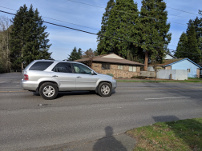
#> input picture im3.jpg, 202 x 151 px
$ python Image_stitch.py im3.jpg im4.jpg out.png
#> lines starting #> are read from the running program, lines starting #| are printed output that depends on the picture; after the words box and inside, x2 and y2 are one past the last pixel; in counts of white or black regions, pixels touching at a corner belong together
#David Poole CS410p Computer Vision winter 2020 homework 2
import cv2 as cv
import sys
import numpy as np
import random

def ex_find_homography_ransac(list_pairs_matched_keypoints, threshold_ratio_inliers=0.85, threshold_reprojtion_error=3,
                              max_num_trial=1000):
    '''
    Apply RANSAC algorithm to find a homography transformation matrix that align 2 sets of feature points, transform the first set of feature point to the second (e.g. warp image 1 to image 2)
    :param list_pairs_matched_keypoints: has the format as a list of pairs of matched points: [[[p1x,p1y],[p2x,p2y]],....]
    :param threshold_ratio_inliers: threshold on the ratio of inliers over the total number of samples, accept the estimated homography if ratio is higher than the threshold
    :param threshold_reprojtion_error: threshold of reprojection error (measured as euclidean distance, in pixels) to determine whether a sample is inlier or outlier
    :param max_num_trial: the maximum number of trials to do take sample and do testing to find the best homography matrix
    :return best_H: the best found homography matrix
    '''

    best_H = None
    most_inliers = []
    # Loop large number of times
    for i in range(0, max_num_trial):
        # Randomly select 4 corresponding points (total 8)
        size = len(list_pairs_matched_keypoints)
        lst = []
        while len(lst) < 4:
            r = random.randrange(size)
            if list_pairs_matched_keypoints[r] not in lst:
                lst.append(list_pairs_matched_keypoints[r])


        A =  []
        for j in range(4):
           x_1 = lst[j][0][0]
           y_1 = lst[j][0][1]
           x_2 = lst[j][1][0]
           y_2 = lst[j][1][1]

           r_a = np.asarray([x_1, y_1, 1., 0, 0, 0, -x_1 * x_2, -y_1 * x_2, -x_2]) ##
           r_b = np.asarray([0, 0, 0, x_1, y_1, 1., -x_1 * y_2, -y_1 * y_2, -y_2])
           A.append(r_a)
           A.append(r_b)

        A = np.asarray(A)

        U, S, V = np.linalg.svd(np.array(A, np.float32))
        curr_H = V[-1, :].reshape(3, 3)
        curr_inliers = []
        for k in range(len(list_pairs_matched_keypoints)):
            distance = calculateEuclidianD(list_pairs_matched_keypoints[k],curr_H)
            if distance < threshold_reprojtion_error:
                curr_inliers.append(list_pairs_matched_keypoints[k])

        if len(curr_inliers) > len(list_pairs_matched_keypoints) * threshold_ratio_inliers:
            best_H = curr_H
            return best_H
        else:
            if(len(curr_inliers)>len(most_inliers)):
                best_H = curr_H
                most_inliers = curr_inliers

    return best_H
def calculateEuclidianD(keypoint_mathes,H):

    x_1 = keypoint_mathes[0][0]
    y_1 = keypoint_mathes[0][1]
    x_2 = keypoint_mathes[1][0]
    y_2 = keypoint_mathes[1][1]

    p1 = np.transpose(np.matrix([x_1,y_1,1]))
    estimate1 = np.dot(H,p1)
    estimate1 = (1/estimate1.item(2))*estimate1


    p2 = np.transpose(np.matrix([x_2,y_2,1]))

    error = np.linalg.norm(p2-estimate1)

    return error
def ex_extract_and_match_feature(img_1, img_2, ratio_robustness=0.7):
    '''
    1/ extract SIFT feature from image 1 and image 2,
    2/ use a bruteforce search to find pairs of matched features: for each feature point in img_1, find its best matched feature point in img_2
    3/ apply ratio test to select the set of robust matched points
    :param img_1: input image 1
    :param img_2: input image 2
    :param ratio_robustness: ratio for the robustness test
    :return list_pairs_matched_keypoints: has the format as list of pairs of matched points: [[[p1x,p1y],[p2x,p2y]]]
    '''
    # ==============================
    # ===== 1/ extract features from input image 1 and image 2
    # ==============================
    # extract image 1
    gray_img_1 = cv.cvtColor(img_1, cv.COLOR_BGR2GRAY)
    gray_img_2 = cv.cvtColor(img_2, cv.COLOR_BGR2GRAY)
    sift = cv.xfeatures2d.SIFT_create()
    kp1,des1 = sift.detectAndCompute(gray_img_1, None)
    kp2,des2= sift.detectAndCompute(gray_img_2, None)

    # ==============================
    # ===== 2/ use bruteforce search to find a list of pairs of matched feature points
    # ==============================
    list_pairs_matched_keypoints = []
    for x in range(des1.shape[0]):
        closest1 = 10000
        closest2 = 100000
        match_index = -1
        for y in range(des2.shape[0]):
            distance =  np.linalg.norm(des1[x] - des2[y]) # will be faster
            if (distance < closest2):
                if distance < closest1:
                    closest2 = closest1
                    closest1 = distance
                    match_index = y
                else:
                    closest2 = distance

        if closest1 / closest2 < ratio_robustness:
            list_pairs_matched_keypoints.append([[kp1[x].pt[0],kp1[x].pt[1]],
                                                 [kp2[match_index].pt[0],kp2[match_index].pt[1]]])

    return list_pairs_matched_keypoints
def ex_warp_blend_crop_image(img_1, H_1, img_2):
    '''
    1/ warp image img_1 using the homography H_1 to align it with image img_2 (using backward warping and bilinear resampling)
    2/ stitch image img_1 to image img_2 and apply average blending to blend the 2 images into a single panorama image
    3/ find the best bounding box for the resulting stitched image
    :param img_1:
    :param H_1:
    :param img_2:
    :return img_panorama: resulting panorama image
    '''

    img_panorama = None
    # =====  use a backward warping algorithm to warp the source
    # 1/ to do so, we first create the inverse transform; 2/ use bilinear interpolation for resampling
    # to be completed ...
    inv_h = np.linalg.inv(H_1)
    h = img_2.shape[0]*3
    w = img_2.shape[1]*3
    img_panorama = np.zeros((h,w,3))

    left_bottom_corner = []
    left_top_corner = []
    mask = np.zeros((h,w,1))
    crop_mask = np.zeros((h,w,1))
    for x in range (0,w):
        for y in range(0,h):
            destination_cor_h = np.dot(inv_h,np.asarray([x-img_2.shape[1],y-img_2.shape[0],1]))
            source_cor_h = (1/destination_cor_h[2])* destination_cor_h
            source_cor_u, source_cor_v = source_cor_h[0], source_cor_h[1]
            if img_1.shape[1]-1.0> source_cor_u >= 0 and img_1.shape[0]-1.0 > source_cor_v >= 0:
                cor_u_1 = int((source_cor_u//1)+1)
                cor_v_1 = int((source_cor_v//1)+1)
                cor_u = int(source_cor_u//1)
                cor_v = int(source_cor_v//1)
                cor_dif_u = source_cor_u - (source_cor_u//1)
                cor_dif_v = source_cor_v - (source_cor_v//1)
                resamp_val = (1-cor_dif_u)*(1-cor_dif_v)*img_1[cor_v][cor_u]+cor_dif_u*(1-cor_dif_v)*img_1[cor_v][cor_u]+cor_dif_u*cor_dif_v*img_1[cor_v_1][cor_u_1]+(1-cor_dif_u)*cor_dif_v* img_1[cor_v_1][cor_u]
                img_panorama[y][x] = resamp_val
                crop_mask[y][x] +=1
                mask[y][x]+=1
                left_bottom_corner.append(x)
                left_bottom_corner.append(y)


    # ===== blend images: average blending
    for x in range(img_2.shape[1]):
        for y in range(img_2.shape[0]):
            img_panorama[y+img_2.shape[0]][x+img_2.shape[1]]+= img_2[y][x]
            mask[y+img_2.shape[0]][x+img_2.shape[1]]+=1


    new_height = []
    new_width = []
    for x in range (0,w-1):
        for y in range(0,h-1):
            if (mask[y][x] == 1):
                new_width.append(x)
                new_height.append(y)
            if mask[y][x]==2:
                img_panorama[y][x] = img_panorama[y][x]/2

    # ===== find the best bounding box for the resulting stitched image so that it will contain all pixels from 2 original images
    # to be completed ...

    highest_y = new_height[np.argmax(new_height)]
    lowest_y = new_height[np.argmin(new_height)]
    length_of_width = (len(new_width))
    final_width = new_width[length_of_width-1] - new_width[0]
    final_height = highest_y - lowest_y
    final_canvas = np.zeros((final_height,final_width,3))
    for x in range (0,final_width):
        for y in range (0,final_height):
            final_canvas[y][x]= img_panorama[y+lowest_y][x+new_width[0]]

    img_panorama = final_canvas

    return img_panorama


def stitch_images(img_1, img_2):
    '''
    :param img_1: input image 1. We warp this image to align and stich it to the image 2
    :param img_2: is the reference image. We will not warp this image
    :return img_panorama: the resulting stiched image
    '''
    print('==============================')
    print('===== stitch two images to generate one panorama image')
    print('==============================')

    # ===== extract and match features from image 1 and image 2
    list_pairs_matched_keypoints = ex_extract_and_match_feature(img_1=img_1, img_2=img_2, ratio_robustness=0.7)

    # ===== use RANSAC algorithm to find homography to warp image 1 to align it to image 2
    H_1 = ex_find_homography_ransac(list_pairs_matched_keypoints, threshold_ratio_inliers=0.85, threshold_reprojtion_error=3, max_num_trial=1000)

    # ===== warp image 1, blend it with image 2 using average blending to produce the resulting panorama image
    img_panorama = ex_warp_blend_crop_image(img_1=img_1, H_1=H_1, img_2=img_2)

    return img_panorama


if __name__ == "__main__":
    print('==================================================')
    print('PSU CS 410/510, Winter 2019, HW2: image stitching')
    print('==================================================')
    path_file_image_1 = sys.argv[1]
    path_file_image_2 = sys.argv[2]
    path_file_image_result = sys.argv[3]

    # ===== read 2 input images
    img_1 = cv.imread(path_file_image_1)
#> img_1 is the input picture: shape (151, 202, 3); mean B, G, R 107.7, 107.7, 103
    img_2 = cv.imread(path_file_image_2)
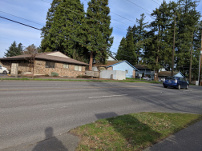
#> input picture im4.jpg, 202 x 151 px
#> img_2 is the input picture: shape (151, 202, 3); mean B, G, R 100.4, 105.2, 102.5

    # ===== create a panorama image by stitch image 1 to image 2
    img_panorama = stitch_images(img_1=img_1, img_2=img_2)
#> in ex_extract_and_match_feature, `gray_img_2 = cv.cvtColor(img_2, cv.COLOR_BGR2GRAY)`:
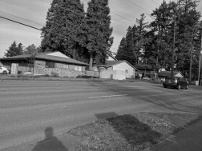
#> gray_img_2: shape (151, 202); min 0, max 243, mean 103.8
#> in ex_extract_and_match_feature, `kp1,des1 = sift.detectAndCompute(gray_img_1, None)`: kp1 = 222 keypoints; strongest (x, y, size): (33, 76, 12.4), (166, 39, 1.8), (113, 56, 4.8), (168, 57, 3)
#> in ex_extract_and_match_feature, `kp2,des2= sift.detectAndCompute(gray_img_2, None)`: kp2 = 278 keypoints; strongest (x, y, size): (163, 70, 2.1), (156, 33, 2.5), (58, 54, 4.9), (179, 75, 3.4)
#> after the loop in ex_extract_and_match_feature, `for x in range(des1.shape[0]):`: list_pairs_matched_keypoints = 77 items
#> the loop in ex_find_homography_ransac, `for i in range(0, max_num_trial):` made 1 pass
#> size on pass 1: 77
#> after the loop in ex_find_homography_ransac, `for i in range(0, max_num_trial):`: most_inliers = []
#> in stitch_images, `H_1 = ex_find_homography_ransac(list_pairs_matched_keypoints, threshol..`: H_1 = [[-0.0149, -3.82e-05, 0.952], [-0.00226, -0.0132, 0.305], [-2.55e-05, -3.93e-06, -0.00952]]
#> in ex_warp_blend_crop_image, `inv_h = np.linalg.inv(H_1)`: inv_h = [[-57.73, 1.87, -5712.7], [13.36, -75.67, -1083.9], [0.149, 0.0262, -89.26]]
#> after the loop in ex_warp_blend_crop_image, `for x in range (0,w):`:
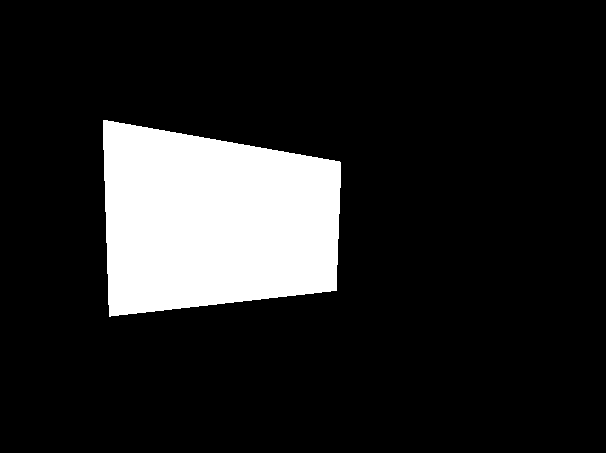
#> crop_mask: shape (453, 606, 1) float64; values 0 (black) and 1 (white), 13.9% white; 1 white region, box (x1, y1, x2, y2) and area: (103, 120, 341, 317) 38062
#> after the loop in ex_warp_blend_crop_image, `for x in range (0,w):`: left_bottom_corner = 76124 items
#> after the loop in ex_warp_blend_crop_image, `for x in range(img_2.shape[1]):`:
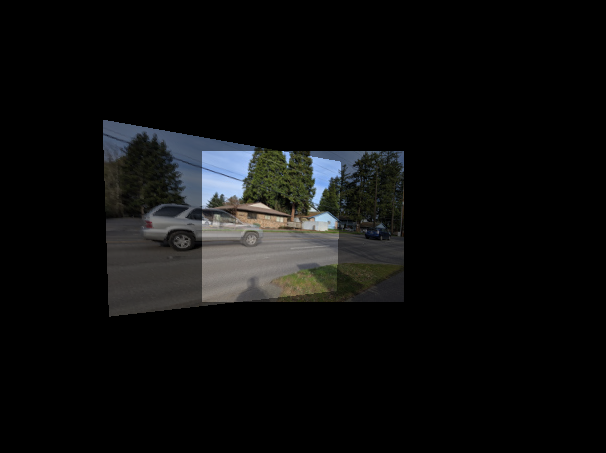
#> img_panorama: shape (453, 606, 3) float64; mean B, G, R 26.5, 26.8, 25.9; drawn with min black and max white
#> after the loop in ex_warp_blend_crop_image, `for x in range(img_2.shape[1]):`:
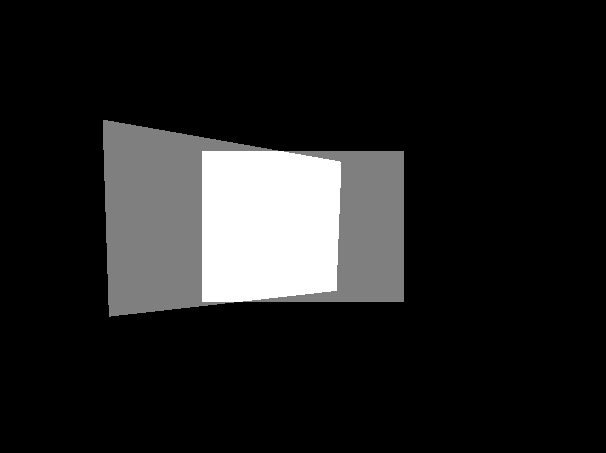
#> mask: shape (453, 606, 1) float64; 11.11% of pixels changed, all inside (x1, y1, x2, y2) = (202, 151, 404, 302); drawn with min black and max white
#> after the loop in ex_warp_blend_crop_image, `for x in range (0,w-1):`:
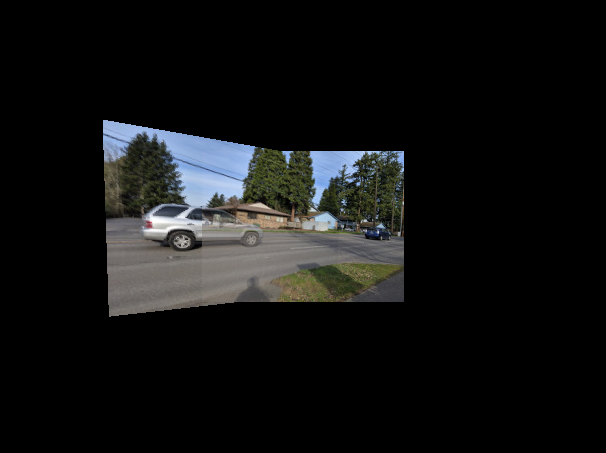
#> img_panorama: shape (453, 606, 3) float64; 7.22% of pixels changed, all inside (x1, y1, x2, y2) = (202, 151, 341, 302); drawn with min black and max white
#> after the loop in ex_warp_blend_crop_image, `for x in range (0,w-1):`: new_height = 28926 items
#> in ex_warp_blend_crop_image, `highest_y = new_height[np.argmax(new_height)]`: highest_y = 316
#> in ex_warp_blend_crop_image, `lowest_y = new_height[np.argmin(new_height)]`: lowest_y = 120
#> in ex_warp_blend_crop_image, `length_of_width = (len(new_width))`: length_of_width = 28926
#> in ex_warp_blend_crop_image, `final_width = new_width[length_of_width-1] - new_width[0]`: final_width = 300
#> in ex_warp_blend_crop_image, `final_height = highest_y - lowest_y`: final_height = 196
#> after the loop in ex_warp_blend_crop_image, `for x in range (0,final_width):`:
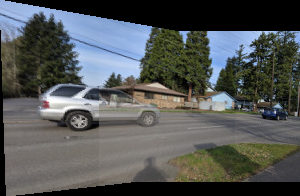
#> final_canvas: shape (196, 300, 3) float64; mean B, G, R 86.5, 86.9, 83.7; drawn with min black and max white

    # ===== save panorama image
    cv.imwrite(filename=path_file_image_result, img=(img_panorama).clip(0.0, 255.0).astype(np.uint8))
